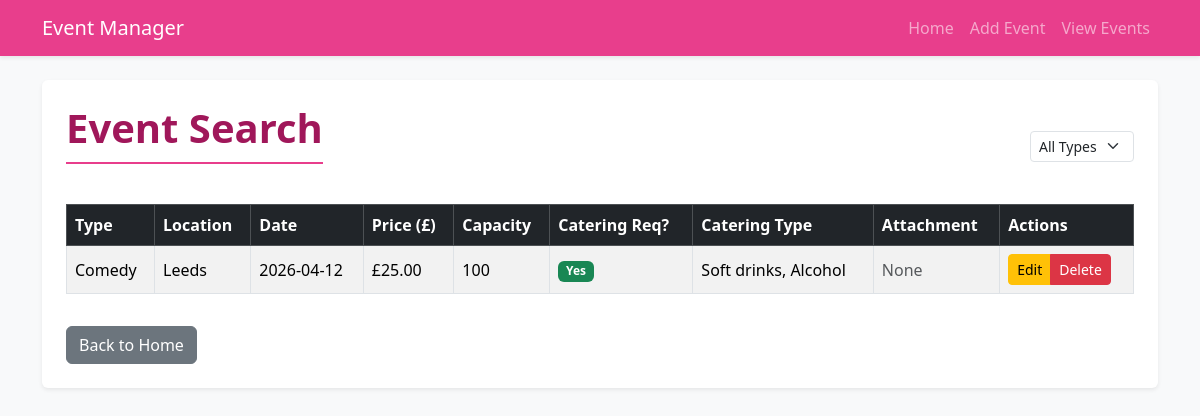
/searching, run on an earlier commit of the app's database.
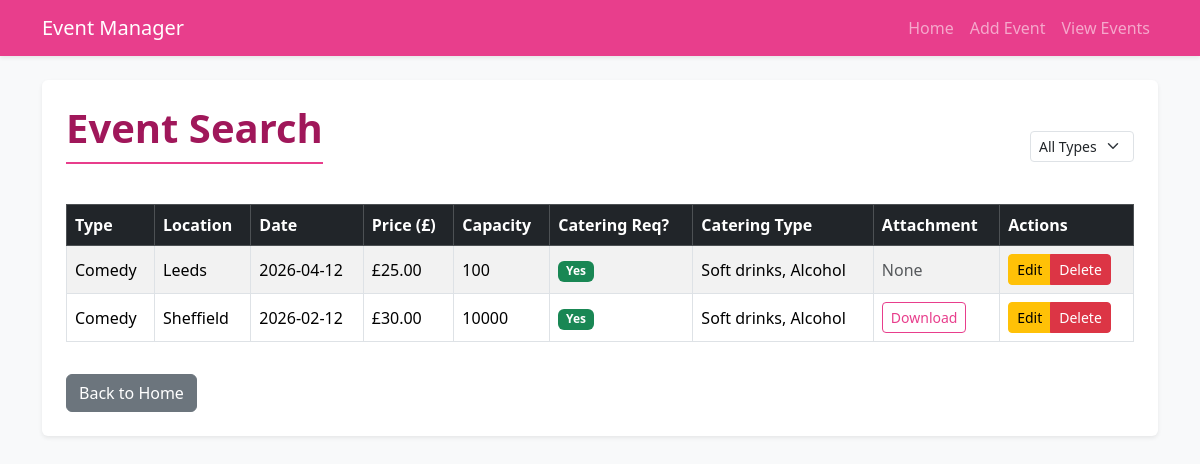
And on a later commit of the database.
### app/models.py (models this page shows)
class Event(db.Model):
    id: so.Mapped[int] = so.mapped_column(primary_key=True)
    title: so.Mapped[str] = so.mapped_column(sa.String(256), index=True, nullable = False)
    location: so.Mapped[str] = so.mapped_column(sa.String(256), nullable=False)
    event_date: so.Mapped[datetime] = so.mapped_column(sa.DATE, nullable=False, default=lambda: datetime.now(timezone.utc))
    ticket_price: so.Mapped[float] = so.mapped_column(sa.Float, nullable=False)
    capacity: so.Mapped[int] = so.mapped_column(sa.Integer, nullable=False)
    catering_ind: so.Mapped[str] = so.mapped_column(sa.String(256), nullable=False)
    catering: so.Mapped[str] = so.mapped_column(sa.String(256), nullable=True)  #Comma-separated choices, e.g: "sot_drinks,meals"
    attachment_filename: so.Mapped[str] = so.mapped_column(sa.String(256), nullable=True)
    __table_args__ = (db.UniqueConstraint("title", "location", "event_date"),)

### app/routes.py (the view)
@app.route('/searching', methods=['GET', 'POST'])
def search_event():
    query = Event.query  # Create the query object
    title = request.args.get("title")
    if title == 'music':
        query = query.filter(Event.title == "music")
    elif title == "comedy":
        query = query.filter(Event.title == "comedy")
    elif title == "theatre":
        query = query.filter(Event.title == "theatre")
    events = query.all()  # Actually making the query
    return render_template('searching.html', events=events, title=title)

### app/templates/searching.html (shortened to what this page needs)
{% extends "base.html" %}
{% block content %}
<div class="d-flex justify-content-between align-items-center mb-3">
    <h1>Event Search</h1>
    <form method="GET" class="d-flex">
        <select name="title" class="form-select form-select-sm w-auto" onchange="this.form.submit()">
            <option value="" selected="selected">All Types</option>
        </select>
    </form>
</div>
{% if events %}
    <div class="table-responsive">
        <table class="table table-striped table-hover table-bordered align-middle">
            <thead class="table-dark">
                <tr>
                     <th>Type</th>
                     <th>Location</th>
                     <th>Date</th>
                     <th>Price (£)</th>
                     <th>Capacity</th>
                     <th>Catering Req?</th>
                     <th>Catering Type</th>
                     <th>Attachment</th>
                     <th>Actions</th>
                </tr>
            </thead>
            <tbody>
              {% for event in events %}
                 <tr>
                 <td>{{ event.title.capitalize() }}</td>
                 <td>{{ event.location }}</td>
                 <td>{{ event.event_date }} </td>
                 <td>£{{ "%.2f"|format(event.ticket_price) }} </td>
                 <td>{{ event.capacity }} </td>
                 <td>
                    {% if event.catering_ind == 'yes' %}
                        <span class="badge bg-success">Yes</span>
                    {% else %}
                        <span class="badge bg-secondary">No</span>
                    {% endif %}
                 </td>
                 <td>{{ event.catering or 'N/A' }} </td>
                 {% if event.attachment_filename %}
                     <td><a href="{{ url_for('download_file', filename=event.attachment_filename) }}" class="btn btn-sm btn-outline-primary">Download</a></td>
                 {% else %}
                     <td class="text-muted">None</td>
                 {% endif %}
                 <td>
                     <div class="btn-group" role="group">
                         <a href="{{ url_for('update_event', event_id=event.id) }}" class="btn btn-sm btn-warning">Edit</a>
                         <a href="{{ url_for('delete_event', event_id=event.id) }}" class="btn btn-sm btn-danger" onclick="return confirm('Are you sure you want to delete this event?');">Delete</a>
                     </div>
                 </td>
                 </tr>
              {% endfor %}
            </tbody>
        </table>
    </div>
{% else %}
  <div class="alert alert-warning" role="alert">
      No events have been added yet.
  </div>
{% endif %}
<div class="mt-3">
    <a href="{{ url_for('index') }}" class="btn btn-secondary">Back to Home</a>
</div>
{% endblock %}

### app/templates/base.html (shortened to what this page needs)
<!DOCTYPE html>
<html lang="en">
<head>
    <link href="https://cdn.jsdelivr.net/npm/bootstrap@5.3.2/dist/css/bootstrap.min.css" rel="stylesheet">
    <link rel="stylesheet" href="{{ url_for('static', filename='css/style.css') }}">
</head>
<body class="bg-light">
    <nav class="navbar navbar-expand-lg navbar-dark bg-pink-nav mb-4 shadow-sm">
      <div class="container">
        <a class="navbar-brand" href="{{ url_for('index') }}">Event Manager</a>
        <div class="collapse navbar-collapse" id="navbarNav">
          <ul class="navbar-nav ms-auto">
            <li class="nav-item">
              <a class="nav-link" href="{{ url_for('index') }}">Home</a>
            </li>
            <li class="nav-item">
              <a class="nav-link" href="{{ url_for('create_event') }}">Add Event</a>
            </li>
            <li class="nav-item">
              <a class="nav-link" href="{{ url_for('search_event') }}">View Events</a>
            </li>
          </ul>
        </div>
      </div>
    </nav>
    <div class="container">
        <main class="bg-white p-4 rounded shadow-sm">
            {% block content %}{% endblock %}
        </main>
    </div>
</body>
</html>

### app/static/css/style.css (style rules this page uses)
:root { --primary-pink: #e83e8c; --primary-pink-hover: #c2256c; --light-pink: #ffe6f0; --dark-pink: #a0175a; }
body { font-family: 'Segoe UI', Tahoma, Geneva, Verdana, sans-serif; background-color: #fff5f8 !important; }
h1 { color: var(--dark-pink); font-weight: 600; margin-bottom: 1.5rem; border-bottom: 2px solid var(--primary-pink); padding-bottom: 10px; }
a { text-decoration: none; color: var(--primary-pink); }
.btn-outline-primary { color: var(--primary-pink); border-color: var(--primary-pink); }
.bg-pink-nav { background-color: var(--primary-pink) !important; }
.table-dark { background-color: var(--dark-pink) !important; color: white; }
ul { list-style-type: none; padding-left: 0; }

What changed in the data, as far as the page shows it:
added Event: title "Comedy", location "Sheffield", event_date "2026-02-12", ticket_price "30.00", capacity "10000", catering_ind "Yes", catering "Soft drinks, Alcohol"
